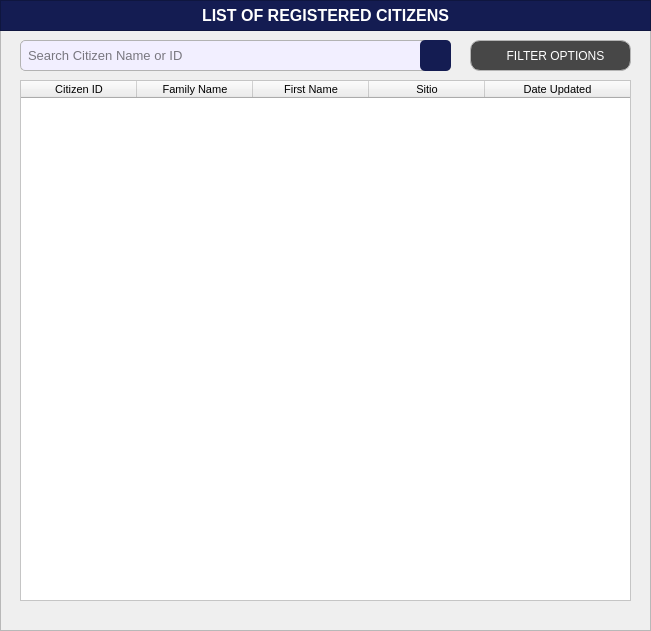
    <widget class="QFrame" name="basePopUpBodyFrame">
     <property name="geometry">
      <rect>
       <x>20</x>
       <y>20</y>
       <width>651</width>
       <height>631</height>
      </rect>
     </property>
     <property name="styleSheet">
      <string notr="true">#basePopUpBodyFrame {
	background-color: rgb(247, 247, 247);
	border: 1px solid rgb(194, 194, 194);
	border-radius: 10px;
}</string>
     </property>
     <property name="frameShape">
      <enum>QFrame::Shape::StyledPanel</enum>
     </property>
     <property name="frameShadow">
      <enum>QFrame::Shadow::Raised</enum>
     </property>
     <widget class="QFrame" name="basePopUpTitleFrame_3">
      <property name="geometry">
       <rect>
        <x>0</x>
        <y>0</y>
        <width>651</width>
        <height>31</height>
       </rect>
      </property>
      <property name="styleSheet">
       <string notr="true">#basePopUpTitleFrame_3 {
	background-color: #141c52;
}</string>
      </property>
      <property name="frameShape">
       <enum>QFrame::Shape::StyledPanel</enum>
      </property>
      <property name="frameShadow">
       <enum>QFrame::Shadow::Raised</enum>
      </property>
      <widget class="QLabel" name="label_title_3">
       <property name="geometry">
        <rect>
         <x>0</x>
         <y>0</y>
         <width>651</width>
         <height>31</height>
        </rect>
       </property>
       <property name="font">
        <font>
         <family>Arial</family>
         <pointsize>12</pointsize>
         <bold>true</bold>
        </font>
       </property>
       <property name="styleSheet">
        <string notr="true">#label_title_3{
	background-color:transparent;
	color: rgb(255, 255, 255);
}</string>
       </property>
       <property name="text">
        <string>LIST OF REGISTERED CITIZENS</string>
       </property>
       <property name="alignment">
        <set>Qt::AlignmentFlag::AlignCenter</set>
       </property>
      </widget>
     </widget>
     <widget class="QLineEdit" name="cp_CitizenName_fieldSearch">
      <property name="geometry">
       <rect>
        <x>20</x>
        <y>40</y>
        <width>431</width>
        <height>31</height>
       </rect>
      </property>
      <property name="font">
       <font>
        <family>Arial</family>
        <pointsize>10</pointsize>
       </font>
      </property>
      <property name="styleSheet">
       <string notr="true">#cp_CitizenName_fieldSearch{
    border: 1px solid #b3b3b3;  /* Black border */
    border-radius: 5px;        /* Rounded corners */
    padding: 5px;               /* Inner spacing */
    background-color: #f2efff;  /* Gray background */
    color: #000000; 
}
</string>
      </property>
      <property name="text">
       <string/>
      </property>
      <property name="placeholderText">
       <string>Search Citizen Name or ID</string>
      </property>
     </widget>
     <widget class="QPushButton" name="cp_CitizenName_buttonSearch">
      <property name="geometry">
       <rect>
        <x>420</x>
        <y>40</y>
        <width>31</width>
        <height>31</height>
       </rect>
      </property>
      <property name="font">
       <font>
        <family>Arial</family>
        <pointsize>9</pointsize>
       </font>
      </property>
      <property name="cursor">
       <cursorShape>PointingHandCursor</cursorShape>
      </property>
      <property name="focusPolicy">
       <enum>Qt::FocusPolicy::NoFocus</enum>
      </property>
      <property name="styleSheet">
       <string notr="true">#cp_CitizenName_buttonSearch {
    background-color:  #141c52;
    color: white;
    border-radius: 5px;
    padding: 10px; /* Optional: Adjusts spacing inside the button */
}
#cp_CitizenName_buttonSearch:hover {
    background-color: #1a237e; /* Slightly lighter blue when hovered */
}
#cp_CitizenName_buttonSearch:pressed {
    background-color: #0f1442; /* Darker blue when clicked */
}</string>
      </property>
      <property name="text">
       <string/>
      </property>
      <property name="icon">
       <iconset>
        <normaloff>../../../Assets/FuncIcons/icon_search_w.svg</normaloff>../../../Assets/FuncIcons/icon_search_w.svg</iconset>
      </property>
      <property name="iconSize">
       <size>
        <width>20</width>
        <height>20</height>
       </size>
      </property>
     </widget>
     <widget class="QTableWidget" name="cp_tableView_List_RegCitizens">
      <property name="geometry">
       <rect>
        <x>20</x>
        <y>80</y>
        <width>611</width>
        <height>521</height>
       </rect>
      </property>
      <property name="minimumSize">
       <size>
        <width>611</width>
        <height>521</height>
       </size>
      </property>
      <property name="font">
       <font>
        <family>Arial</family>
        <pointsize>8</pointsize>
       </font>
      </property>
      <property name="focusPolicy">
       <enum>Qt::FocusPolicy::NoFocus</enum>
      </property>
      <property name="styleSheet">
       <string notr="true">#cp_tableView_List_RegCitizens {
	background-color: white;
	color: #black;
}
</string>
      </property>
      <property name="editTriggers">
       <set>QAbstractItemView::EditTrigger::NoEditTriggers</set>
      </property>
      <attribute name="horizontalHeaderVisible">
       <bool>true</bool>
      </attribute>
      <attribute name="horizontalHeaderCascadingSectionResizes">
       <bool>false</bool>
      </attribute>
      <attribute name="horizontalHeaderDefaultSectionSize">
       <number>116</number>
      </attribute>
      <attribute name="horizontalHeaderShowSortIndicator" stdset="0">
       <bool>false</bool>
      </attribute>
      <attribute name="horizontalHeaderStretchLastSection">
       <bool>true</bool>
      </attribute>
      <attribute name="verticalHeaderVisible">
       <bool>false</bool>
      </attribute>
      <attribute name="verticalHeaderCascadingSectionResizes">
       <bool>false</bool>
      </attribute>
      <column>
       <property name="text">
        <string>Citizen ID</string>
       </property>
       <property name="toolTip">
        <string comment="100"/>
       </property>
       <property name="font">
        <font>
         <family>Arial</family>
         <pointsize>8</pointsize>
        </font>
       </property>
       <property name="background">
        <color>
         <red>59</red>
         <green>57</green>
         <blue>100</blue>
        </color>
       </property>
      </column>
      <column>
       <property name="text">
        <string>Family Name</string>
       </property>
       <property name="font">
        <font>
         <family>Arial</family>
         <pointsize>8</pointsize>
        </font>
       </property>
       <property name="background">
        <color>
         <red>59</red>
         <green>57</green>
         <blue>100</blue>
        </color>
       </property>
      </column>
      <column>
       <property name="text">
        <string>First Name</string>
       </property>
       <property name="font">
        <font>
         <family>Arial</family>
         <pointsize>8</pointsize>
        </font>
       </property>
       <property name="background">
        <color>
         <red>59</red>
         <green>57</green>
         <blue>100</blue>
        </color>
       </property>
      </column>
      <column>
       <property name="text">
        <string>Sitio</string>
       </property>
       <property name="font">
        <font>
         <family>Arial</family>
         <pointsize>8</pointsize>
        </font>
       </property>
       <property name="background">
        <color>
         <red>59</red>
         <green>57</green>
         <blue>100</blue>
        </color>
       </property>
      </column>
      <column>
       <property name="text">
        <string>Date Updated</string>
       </property>
       <property name="font">
        <font>
         <family>Arial</family>
         <pointsize>8</pointsize>
        </font>
       </property>
       <property name="background">
        <color>
         <red>59</red>
         <green>57</green>
         <blue>100</blue>
        </color>
       </property>
      </column>
     </widget>
     <widget class="QPushButton" name="profileList_buttonFilter">
      <property name="geometry">
       <rect>
        <x>470</x>
        <y>40</y>
        <width>161</width>
        <height>31</height>
       </rect>
      </property>
      <property name="font">
       <font>
        <family>Arial</family>
        <pointsize>9</pointsize>
       </font>
      </property>
      <property name="cursor">
       <cursorShape>PointingHandCursor</cursorShape>
      </property>
      <property name="focusPolicy">
       <enum>Qt::FocusPolicy::NoFocus</enum>
      </property>
      <property name="styleSheet">
       <string notr="true">#profileList_buttonFilter {
    background-color:  #474747;
    color: white;
    border: 1px solid #b5b5b5;
    border-radius: 10px;
    padding: 10px; 
}

#profileList_buttonFilter:hover {
    background-color: #636363;
    color: white; 
}

#profileList_buttonFilter:pressed {
    background-color: #bfbfbf;
    color: white; 
}
</string>
      </property>
      <property name="text">
       <string>   FILTER OPTIONS</string>
      </property>
      <property name="icon">
       <iconset>
        <normaloff>../../../Assets/FuncIcons/icon_filter.svg</normaloff>../../../Assets/FuncIcons/icon_filter.svg</iconset>
      </property>
      <property name="iconSize">
       <size>
        <width>18</width>
        <height>18</height>
       </size>
      </property>
     </widget>
    </widget>
